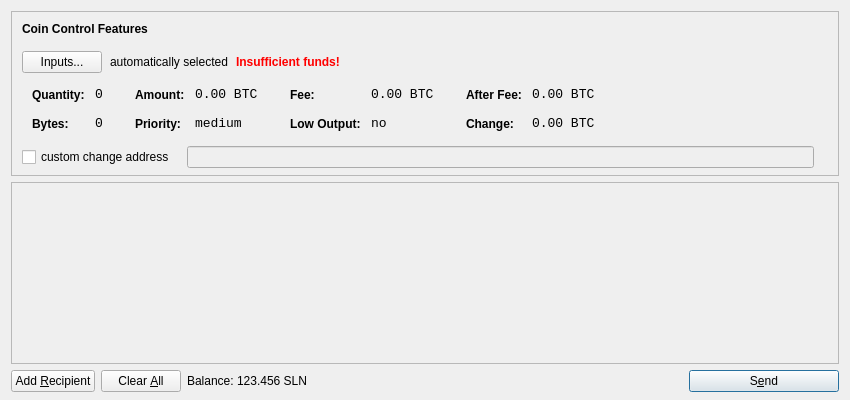
<?xml version="1.0" encoding="UTF-8"?>
<ui version="4.0">
 <class>SendCoinsDialog</class>
 <widget class="QDialog" name="SendCoinsDialog">
  <property name="geometry">
   <rect>
    <x>0</x>
    <y>0</y>
    <width>850</width>
    <height>400</height>
   </rect>
  </property>
  <property name="windowTitle">
   <string>Send Coins</string>
  </property>
  <layout class="QVBoxLayout" name="verticalLayout" stretch="0,1,0">
   <property name="bottomMargin">
    <number>8</number>
   </property>
   <item>
    <widget class="QFrame" name="frameCoinControl">
     <property name="sizePolicy">
      <sizepolicy hsizetype="Expanding" vsizetype="Expanding">
       <horstretch>0</horstretch>
       <verstretch>0</verstretch>
      </sizepolicy>
     </property>
     <property name="maximumSize">
      <size>
       <width>16777215</width>
       <height>16777215</height>
      </size>
     </property>
     <property name="frameShape">
      <enum>QFrame::StyledPanel</enum>
     </property>
     <property name="frameShadow">
      <enum>QFrame::Sunken</enum>
     </property>
     <layout class="QVBoxLayout" name="verticalLayoutCoinControl2">
      <property name="spacing">
       <number>-1</number>
      </property>
      <property name="leftMargin">
       <number>0</number>
      </property>
      <property name="topMargin">
       <number>0</number>
      </property>
      <property name="rightMargin">
       <number>0</number>
      </property>
      <property name="bottomMargin">
       <number>6</number>
      </property>
      <item>
       <layout class="QVBoxLayout" name="verticalLayoutCoinControl" stretch="0,0,0,0,1">
        <property name="spacing">
         <number>0</number>
        </property>
        <property name="leftMargin">
         <number>10</number>
        </property>
        <property name="topMargin">
         <number>10</number>
        </property>
        <item>
         <layout class="QHBoxLayout" name="horizontalLayoutCoinControl1">
          <property name="bottomMargin">
           <number>15</number>
          </property>
          <item>
           <widget class="QLabel" name="labelCoinControlFeatures">
            <property name="sizePolicy">
             <sizepolicy hsizetype="Preferred" vsizetype="Maximum">
              <horstretch>0</horstretch>
              <verstretch>0</verstretch>
             </sizepolicy>
            </property>
            <property name="font">
             <font>
              <weight>75</weight>
              <bold>true</bold>
             </font>
            </property>
            <property name="styleSheet">
             <string notr="true">font-weight:bold;</string>
            </property>
            <property name="text">
             <string>Coin Control Features</string>
            </property>
           </widget>
          </item>
         </layout>
        </item>
        <item>
         <layout class="QHBoxLayout" name="horizontalLayoutCoinControl2" stretch="0,0,0,0">
          <property name="spacing">
           <number>8</number>
          </property>
          <property name="bottomMargin">
           <number>10</number>
          </property>
          <item>
           <widget class="QPushButton" name="pushButtonCoinControl">
            <property name="styleSheet">
             <string notr="true"/>
            </property>
            <property name="text">
             <string>Inputs...</string>
            </property>
           </widget>
          </item>
          <item>
           <widget class="QLabel" name="labelCoinControlAutomaticallySelected">
            <property name="text">
             <string>automatically selected</string>
            </property>
            <property name="margin">
             <number>5</number>
            </property>
           </widget>
          </item>
          <item>
           <widget class="QLabel" name="labelCoinControlInsuffFunds">
            <property name="font">
             <font>
              <weight>75</weight>
              <bold>true</bold>
             </font>
            </property>
            <property name="styleSheet">
             <string notr="true">color:red;font-weight:bold;</string>
            </property>
            <property name="text">
             <string>Insufficient funds!</string>
            </property>
            <property name="margin">
             <number>5</number>
            </property>
           </widget>
          </item>
          <item>
           <spacer name="horizontalSpacerCoinControl">
            <property name="orientation">
             <enum>Qt::Horizontal</enum>
            </property>
            <property name="sizeHint" stdset="0">
             <size>
              <width>40</width>
              <height>1</height>
             </size>
            </property>
           </spacer>
          </item>
         </layout>
        </item>
        <item>
         <widget class="QWidget" name="widgetCoinControl" native="true">
          <property name="sizePolicy">
           <sizepolicy hsizetype="Preferred" vsizetype="Preferred">
            <horstretch>0</horstretch>
            <verstretch>0</verstretch>
           </sizepolicy>
          </property>
          <property name="minimumSize">
           <size>
            <width>0</width>
            <height>0</height>
           </size>
          </property>
          <property name="styleSheet">
           <string notr="true"/>
          </property>
          <layout class="QHBoxLayout" name="horizontalLayoutCoinControl5">
           <property name="margin">
            <number>0</number>
           </property>
           <item>
            <layout class="QHBoxLayout" name="horizontalLayoutCoinControl3" stretch="0,0,0,1">
             <property name="spacing">
              <number>20</number>
             </property>
             <property name="topMargin">
              <number>0</number>
             </property>
             <property name="bottomMargin">
              <number>10</number>
             </property>
             <item>
              <layout class="QFormLayout" name="formLayoutCoinControl1">
               <property name="horizontalSpacing">
                <number>10</number>
               </property>
               <property name="verticalSpacing">
                <number>14</number>
               </property>
               <property name="leftMargin">
                <number>10</number>
               </property>
               <property name="topMargin">
                <number>4</number>
               </property>
               <property name="rightMargin">
                <number>6</number>
               </property>
               <item row="0" column="0">
                <widget class="QLabel" name="labelCoinControlQuantityText">
                 <property name="styleSheet">
                  <string notr="true">font-weight:bold;</string>
                 </property>
                 <property name="text">
                  <string>Quantity:</string>
                 </property>
                 <property name="margin">
                  <number>0</number>
                 </property>
                </widget>
               </item>
               <item row="0" column="1">
                <widget class="QLabel" name="labelCoinControlQuantity">
                 <property name="font">
                  <font>
                   <family>Monospace</family>
                   <pointsize>10</pointsize>
                  </font>
                 </property>
                 <property name="cursor">
                  <cursorShape>IBeamCursor</cursorShape>
                 </property>
                 <property name="contextMenuPolicy">
                  <enum>Qt::ActionsContextMenu</enum>
                 </property>
                 <property name="text">
                  <string notr="true">0</string>
                 </property>
                 <property name="margin">
                  <number>0</number>
                 </property>
                 <property name="textInteractionFlags">
                  <set>Qt::LinksAccessibleByMouse|Qt::TextSelectableByKeyboard|Qt::TextSelectableByMouse</set>
                 </property>
                </widget>
               </item>
               <item row="1" column="0">
                <widget class="QLabel" name="labelCoinControlBytesText">
                 <property name="styleSheet">
                  <string notr="true">font-weight:bold;</string>
                 </property>
                 <property name="text">
                  <string>Bytes:</string>
                 </property>
                </widget>
               </item>
               <item row="1" column="1">
                <widget class="QLabel" name="labelCoinControlBytes">
                 <property name="font">
                  <font>
                   <family>Monospace</family>
                   <pointsize>10</pointsize>
                  </font>
                 </property>
                 <property name="cursor">
                  <cursorShape>IBeamCursor</cursorShape>
                 </property>
                 <property name="contextMenuPolicy">
                  <enum>Qt::ActionsContextMenu</enum>
                 </property>
                 <property name="text">
                  <string notr="true">0</string>
                 </property>
                 <property name="textInteractionFlags">
                  <set>Qt::LinksAccessibleByMouse|Qt::TextSelectableByKeyboard|Qt::TextSelectableByMouse</set>
                 </property>
                </widget>
               </item>
              </layout>
             </item>
             <item>
              <layout class="QFormLayout" name="formLayoutCoinControl2">
               <property name="horizontalSpacing">
                <number>10</number>
               </property>
               <property name="verticalSpacing">
                <number>14</number>
               </property>
               <property name="leftMargin">
                <number>6</number>
               </property>
               <property name="topMargin">
                <number>4</number>
               </property>
               <property name="rightMargin">
                <number>6</number>
               </property>
               <item row="0" column="0">
                <widget class="QLabel" name="labelCoinControlAmountText">
                 <property name="styleSheet">
                  <string notr="true">font-weight:bold;</string>
                 </property>
                 <property name="text">
                  <string>Amount:</string>
                 </property>
                 <property name="margin">
                  <number>0</number>
                 </property>
                </widget>
               </item>
               <item row="0" column="1">
                <widget class="QLabel" name="labelCoinControlAmount">
                 <property name="font">
                  <font>
                   <family>Monospace</family>
                   <pointsize>10</pointsize>
                  </font>
                 </property>
                 <property name="cursor">
                  <cursorShape>IBeamCursor</cursorShape>
                 </property>
                 <property name="contextMenuPolicy">
                  <enum>Qt::ActionsContextMenu</enum>
                 </property>
                 <property name="text">
                  <string notr="true">0.00 BTC</string>
                 </property>
                 <property name="textInteractionFlags">
                  <set>Qt::LinksAccessibleByMouse|Qt::TextSelectableByKeyboard|Qt::TextSelectableByMouse</set>
                 </property>
                </widget>
               </item>
               <item row="1" column="0">
                <widget class="QLabel" name="labelCoinControlPriorityText">
                 <property name="styleSheet">
                  <string notr="true">font-weight:bold;</string>
                 </property>
                 <property name="text">
                  <string>Priority:</string>
                 </property>
                </widget>
               </item>
               <item row="1" column="1">
                <widget class="QLabel" name="labelCoinControlPriority">
                 <property name="font">
                  <font>
                   <family>Monospace</family>
                   <pointsize>10</pointsize>
                  </font>
                 </property>
                 <property name="cursor">
                  <cursorShape>IBeamCursor</cursorShape>
                 </property>
                 <property name="contextMenuPolicy">
                  <enum>Qt::ActionsContextMenu</enum>
                 </property>
                 <property name="text">
                  <string>medium</string>
                 </property>
                 <property name="textInteractionFlags">
                  <set>Qt::LinksAccessibleByMouse|Qt::TextSelectableByKeyboard|Qt::TextSelectableByMouse</set>
                 </property>
                </widget>
               </item>
              </layout>
             </item>
             <item>
              <layout class="QFormLayout" name="formLayoutCoinControl3">
               <property name="horizontalSpacing">
                <number>10</number>
               </property>
               <property name="verticalSpacing">
                <number>14</number>
               </property>
               <property name="leftMargin">
                <number>6</number>
               </property>
               <property name="topMargin">
                <number>4</number>
               </property>
               <property name="rightMargin">
                <number>6</number>
               </property>
               <item row="0" column="0">
                <widget class="QLabel" name="labelCoinControlFeeText">
                 <property name="styleSheet">
                  <string notr="true">font-weight:bold;</string>
                 </property>
                 <property name="text">
                  <string>Fee:</string>
                 </property>
                 <property name="margin">
                  <number>0</number>
                 </property>
                </widget>
               </item>
               <item row="0" column="1">
                <widget class="QLabel" name="labelCoinControlFee">
                 <property name="font">
                  <font>
                   <family>Monospace</family>
                   <pointsize>10</pointsize>
                  </font>
                 </property>
                 <property name="cursor">
                  <cursorShape>IBeamCursor</cursorShape>
                 </property>
                 <property name="contextMenuPolicy">
                  <enum>Qt::ActionsContextMenu</enum>
                 </property>
                 <property name="text">
                  <string notr="true">0.00 BTC</string>
                 </property>
                 <property name="textInteractionFlags">
                  <set>Qt::LinksAccessibleByMouse|Qt::TextSelectableByKeyboard|Qt::TextSelectableByMouse</set>
                 </property>
                </widget>
               </item>
               <item row="1" column="0">
                <widget class="QLabel" name="labelCoinControlLowOutputText">
                 <property name="styleSheet">
                  <string notr="true">font-weight:bold;</string>
                 </property>
                 <property name="text">
                  <string>Low Output:</string>
                 </property>
                </widget>
               </item>
               <item row="1" column="1">
                <widget class="QLabel" name="labelCoinControlLowOutput">
                 <property name="font">
                  <font>
                   <family>Monospace</family>
                   <pointsize>10</pointsize>
                  </font>
                 </property>
                 <property name="cursor">
                  <cursorShape>IBeamCursor</cursorShape>
                 </property>
                 <property name="contextMenuPolicy">
                  <enum>Qt::ActionsContextMenu</enum>
                 </property>
                 <property name="text">
                  <string>no</string>
                 </property>
                 <property name="textInteractionFlags">
                  <set>Qt::LinksAccessibleByMouse|Qt::TextSelectableByKeyboard|Qt::TextSelectableByMouse</set>
                 </property>
                </widget>
               </item>
              </layout>
             </item>
             <item>
              <layout class="QFormLayout" name="formLayoutCoinControl4">
               <property name="horizontalSpacing">
                <number>10</number>
               </property>
               <property name="verticalSpacing">
                <number>14</number>
               </property>
               <property name="leftMargin">
                <number>6</number>
               </property>
               <property name="topMargin">
                <number>4</number>
               </property>
               <property name="rightMargin">
                <number>6</number>
               </property>
               <item row="0" column="0">
                <widget class="QLabel" name="labelCoinControlAfterFeeText">
                 <property name="styleSheet">
                  <string notr="true">font-weight:bold;</string>
                 </property>
                 <property name="text">
                  <string>After Fee:</string>
                 </property>
                 <property name="margin">
                  <number>0</number>
                 </property>
                </widget>
               </item>
               <item row="0" column="1">
                <widget class="QLabel" name="labelCoinControlAfterFee">
                 <property name="font">
                  <font>
                   <family>Monospace</family>
                   <pointsize>10</pointsize>
                  </font>
                 </property>
                 <property name="cursor">
                  <cursorShape>IBeamCursor</cursorShape>
                 </property>
                 <property name="contextMenuPolicy">
                  <enum>Qt::ActionsContextMenu</enum>
                 </property>
                 <property name="text">
                  <string notr="true">0.00 BTC</string>
                 </property>
                 <property name="textInteractionFlags">
                  <set>Qt::LinksAccessibleByMouse|Qt::TextSelectableByKeyboard|Qt::TextSelectableByMouse</set>
                 </property>
                </widget>
               </item>
               <item row="1" column="0">
                <widget class="QLabel" name="labelCoinControlChangeText">
                 <property name="styleSheet">
                  <string notr="true">font-weight:bold;</string>
                 </property>
                 <property name="text">
                  <string>Change:</string>
                 </property>
                </widget>
               </item>
               <item row="1" column="1">
                <widget class="QLabel" name="labelCoinControlChange">
                 <property name="font">
                  <font>
                   <family>Monospace</family>
                   <pointsize>10</pointsize>
                  </font>
                 </property>
                 <property name="cursor">
                  <cursorShape>IBeamCursor</cursorShape>
                 </property>
                 <property name="contextMenuPolicy">
                  <enum>Qt::ActionsContextMenu</enum>
                 </property>
                 <property name="text">
                  <string notr="true">0.00 BTC</string>
                 </property>
                 <property name="textInteractionFlags">
                  <set>Qt::LinksAccessibleByMouse|Qt::TextSelectableByKeyboard|Qt::TextSelectableByMouse</set>
                 </property>
                </widget>
               </item>
              </layout>
             </item>
            </layout>
           </item>
          </layout>
         </widget>
        </item>
        <item>
         <layout class="QHBoxLayout" name="horizontalLayoutCoinControl4" stretch="0,0,0">
          <property name="spacing">
           <number>12</number>
          </property>
          <property name="sizeConstraint">
           <enum>QLayout::SetDefaultConstraint</enum>
          </property>
          <property name="topMargin">
           <number>5</number>
          </property>
          <property name="rightMargin">
           <number>5</number>
          </property>
          <item>
           <widget class="QCheckBox" name="checkBoxCoinControlChange">
            <property name="text">
             <string>custom change address</string>
            </property>
           </widget>
          </item>
          <item>
           <widget class="QLineEdit" name="lineEditCoinControlChange">
            <property name="enabled">
             <bool>false</bool>
            </property>
            <property name="sizePolicy">
             <sizepolicy hsizetype="Expanding" vsizetype="Fixed">
              <horstretch>0</horstretch>
              <verstretch>0</verstretch>
             </sizepolicy>
            </property>
           </widget>
          </item>
          <item>
           <widget class="QLabel" name="labelCoinControlChangeLabel">
            <property name="sizePolicy">
             <sizepolicy hsizetype="Preferred" vsizetype="Expanding">
              <horstretch>0</horstretch>
              <verstretch>0</verstretch>
             </sizepolicy>
            </property>
            <property name="minimumSize">
             <size>
              <width>0</width>
              <height>0</height>
             </size>
            </property>
            <property name="text">
             <string/>
            </property>
            <property name="margin">
             <number>3</number>
            </property>
           </widget>
          </item>
         </layout>
        </item>
        <item>
         <spacer name="verticalSpacerCoinControl">
          <property name="orientation">
           <enum>Qt::Vertical</enum>
          </property>
          <property name="sizeHint" stdset="0">
           <size>
            <width>800</width>
            <height>1</height>
           </size>
          </property>
         </spacer>
        </item>
       </layout>
      </item>
     </layout>
    </widget>
   </item>
   <item>
    <widget class="QScrollArea" name="scrollArea">
     <property name="widgetResizable">
      <bool>true</bool>
     </property>
     <widget class="QWidget" name="scrollAreaWidgetContents">
      <property name="geometry">
       <rect>
        <x>0</x>
        <y>0</y>
        <width>830</width>
        <height>165</height>
       </rect>
      </property>
      <layout class="QVBoxLayout" name="verticalLayout_2">
       <property name="margin">
        <number>0</number>
       </property>
       <item>
        <layout class="QVBoxLayout" name="entries">
         <property name="spacing">
          <number>6</number>
         </property>
        </layout>
       </item>
       <item>
        <spacer name="verticalSpacer">
         <property name="orientation">
          <enum>Qt::Vertical</enum>
         </property>
         <property name="sizeHint" stdset="0">
          <size>
           <width>20</width>
           <height>40</height>
          </size>
         </property>
        </spacer>
       </item>
      </layout>
     </widget>
    </widget>
   </item>
   <item>
    <layout class="QHBoxLayout" name="horizontalLayout">
     <item>
      <widget class="QPushButton" name="addButton">
       <property name="toolTip">
        <string>Send to multiple recipients at once</string>
       </property>
       <property name="text">
        <string>Add &amp;Recipient</string>
       </property>
       <property name="icon">
        <iconset resource="../bitcoin.qrc">
         <normaloff>:/icons/add</normaloff>:/icons/add</iconset>
       </property>
       <property name="autoDefault">
        <bool>false</bool>
       </property>
      </widget>
     </item>
     <item>
      <widget class="QPushButton" name="clearButton">
       <property name="sizePolicy">
        <sizepolicy hsizetype="Minimum" vsizetype="Fixed">
         <horstretch>0</horstretch>
         <verstretch>0</verstretch>
        </sizepolicy>
       </property>
       <property name="toolTip">
        <string>Remove all transaction fields</string>
       </property>
       <property name="text">
        <string>Clear &amp;All</string>
       </property>
       <property name="icon">
        <iconset resource="../bitcoin.qrc">
         <normaloff>:/icons/remove</normaloff>:/icons/remove</iconset>
       </property>
       <property name="autoRepeatDelay">
        <number>300</number>
       </property>
       <property name="autoDefault">
        <bool>false</bool>
       </property>
      </widget>
     </item>
     <item>
      <layout class="QHBoxLayout" name="horizontalLayout_2">
       <property name="spacing">
        <number>3</number>
       </property>
       <item>
        <widget class="QLabel" name="label">
         <property name="text">
          <string>Balance:</string>
         </property>
        </widget>
       </item>
       <item>
        <widget class="QLabel" name="labelBalance">
         <property name="cursor">
          <cursorShape>IBeamCursor</cursorShape>
         </property>
         <property name="text">
          <string>123.456 SLN</string>
         </property>
         <property name="textInteractionFlags">
          <set>Qt::LinksAccessibleByMouse|Qt::TextSelectableByKeyboard|Qt::TextSelectableByMouse</set>
         </property>
        </widget>
       </item>
      </layout>
     </item>
     <item>
      <spacer name="horizontalSpacer">
       <property name="orientation">
        <enum>Qt::Horizontal</enum>
       </property>
       <property name="sizeHint" stdset="0">
        <size>
         <width>40</width>
         <height>20</height>
        </size>
       </property>
      </spacer>
     </item>
     <item>
      <widget class="QPushButton" name="sendButton">
       <property name="minimumSize">
        <size>
         <width>150</width>
         <height>0</height>
        </size>
       </property>
       <property name="toolTip">
        <string>Confirm the send action</string>
       </property>
       <property name="text">
        <string>S&amp;end</string>
       </property>
       <property name="icon">
        <iconset resource="../bitcoin.qrc">
         <normaloff>:/icons/send</normaloff>:/icons/send</iconset>
       </property>
       <property name="default">
        <bool>true</bool>
       </property>
      </widget>
     </item>
    </layout>
   </item>
  </layout>
 </widget>
 <resources>
  <include location="../bitcoin.qrc"/>
 </resources>
 <connections/>
</ui>
